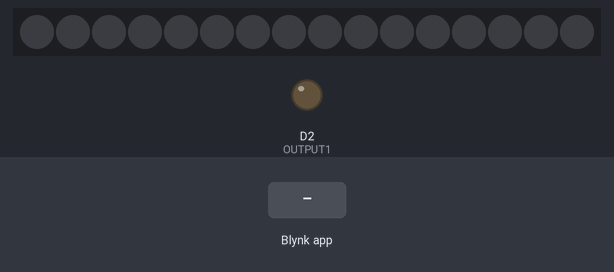
A sketch run on a simulated ESP8266 (Wemos D1 mini). Shown: 16 RGB LEDs in strip order, left to right, output pins drawn as LEDs (lit = HIGH). Inputs (shaded band) come from the test bench. Dim RGB values are drawn brighter than linear; WiFi joins after 1.5 s; servers stay silent unless stated.

Above: at 3.1 s.
3.2 s: Blynk app writes 1 to V1
At 3.5 s:
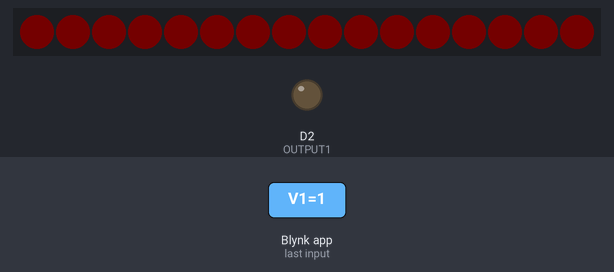
4.7 s: Blynk app writes 1 to V2
At 5.8 s:
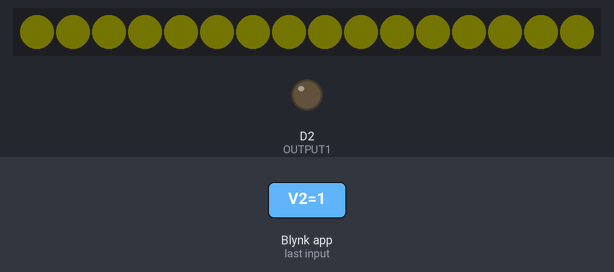
6.2 s: Blynk app writes 0 to V1
At 7.0 s:
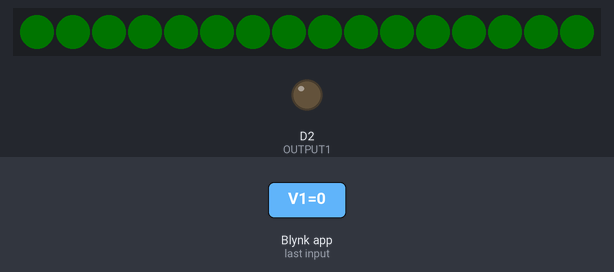
7.7 s: Blynk app writes 1 to V3
At 8.1 s:
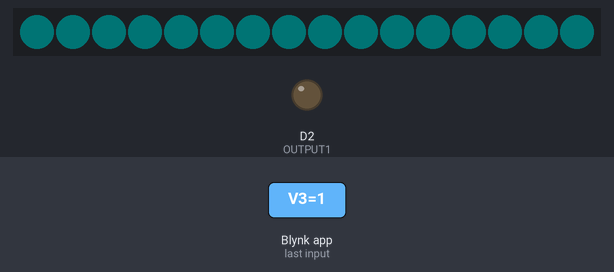
9.2 s: Blynk app writes 0 to V2
At 10.4 s:
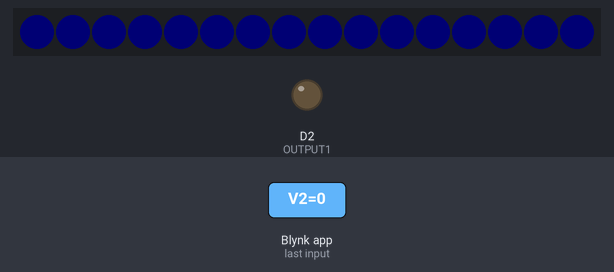
10.7 s: Blynk app writes 1 to V1
At 11.6 s:
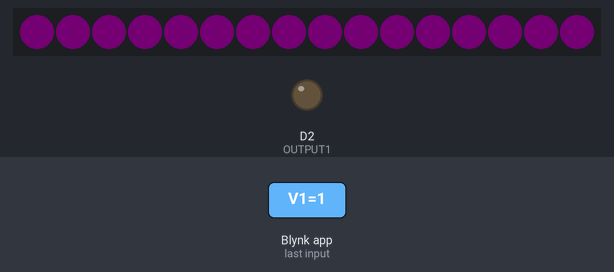
Timing chart, 0 to 13.2 s (numbered marks = the images above; inputs shaded):
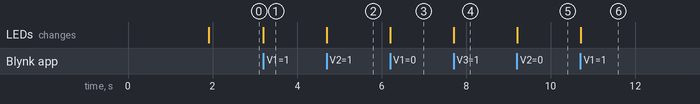

The sketch:

Edgent_ESP8266_NEO_PIXEL_3.ino
```cpp
#define BLYNK_TEMPLATE_ID ""
#define BLYNK_DEVICE_NAME "LED RGB NEOPIXEL"
#define BLYNK_FIRMWARE_VERSION        "0.1.0"
#define BLYNK_PRINT Serial
#define APP_DEBUG
#define USE_NODE_MCU_BOARD
//#define USE_WEMOS_D1_MINI
#include "BlynkEdgent.h"
#define FASTLED_ESP8266_RAW_PIN_ORDER
#include "FastLED.h"
#define NUM_LEDS1 16
#define LED_TYPE    WS2812
#define COLOR_ORDER GRB
CRGB leds1[NUM_LEDS1];
#define LEDPIN D1
#define OUTPUT1 D2
int bright=255;
int r,g,b;
BlynkTimer timer;
WidgetLED led(V0);

void setup(){
  Serial.begin(115200);
  delay(100);
  pinMode(OUTPUT1,OUTPUT);
  BlynkEdgent.begin();

  FastLED.addLeds<LED_TYPE, LEDPIN, COLOR_ORDER>(leds1, NUM_LEDS1).setCorrection( TypicalLEDStrip );
  timer.setInterval(1000,handleTimer);
}

void loop() {
  BlynkEdgent.run();
  timer.run();
  static1(r, g, b,bright);
}
void handleTimer(){
  if (led.getValue()) {
    led.off();
  } else {
    led.on();
  }
}
BLYNK_CONNECTED() {
  Blynk.syncVirtual(V1,V2,V3,V4,V5);
}
BLYNK_WRITE(V1){
  r = param.asInt();
}
BLYNK_WRITE(V2){
  g = param.asInt();
}
BLYNK_WRITE(V3){
  b = param.asInt();
}
BLYNK_WRITE(V4){
  bright = param.asInt();
}
BLYNK_WRITE(V5){
  int p = param.asInt();
  digitalWrite(OUTPUT1,p);
}
void static1(int r, int g, int b,int brightness){
  FastLED.setBrightness(brightness);
  for (int i = 0; i < NUM_LEDS1; i++ )
  {
    leds1[i] = CRGB(r, g, b);
  }
  FastLED.show();
}
```

Measured:
- after the input at 3.2 s, the LEDs: change at once (image 1)
- after the input at 4.7 s, the LEDs: change at once (image 2)
- after the input at 6.2 s, the LEDs: change at once (image 3)
- after the input at 7.7 s, the LEDs: change at once (image 4)
- after the input at 9.2 s, the LEDs: change at once (image 5)
- after the input at 10.7 s, the LEDs: change at once (image 6)
